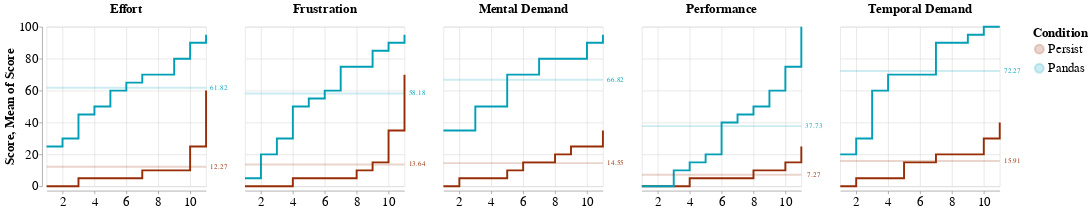

Here is the notebook cell this chart was saved with:
### Markdown cell above
# Workload: Plotting an Empirical CDF for the TLX Results (Paper Figure)

**Figure `workload`**

We are plotting an [Empirical Cumulative Distribution Function](https://en.wikipedia.org/wiki/Empirical_distribution_function) to show our results.

### Code cell
fontSize = 20

base = alt.Chart().mark_tick(orient="horizontal", thickness=3, opacity=1).encode(
    x=alt.X("Index:Q", title=None).sort('y').axis(titleFontSize=fontSize, labelFontSize=fontSize),
    y=alt.Y("Score:Q").axis(titleFontSize=fontSize, labelFontSize=fontSize),
    color=alt.Color("Condition:N").sort(["Persist", "Pandas"]).scale(alt.Scale(range=[PERSIST_COLOR, PANDAS_COLOR])).legend(labelFontSize=fontSize, titleFontSize=fontSize, symbolStrokeWidth=3, symbolSize=200),
).properties(
    height=250,
    width=250
)

# base

line_chart = base.mark_line(
    interpolate="step-after",
  strokeWidth=3
)

mean_overlay = alt.Chart().mark_rule(strokeWidth=3, opacity=0.2).encode(
    y="mean(Score):Q",
    color=alt.Color("Condition:N").sort(["Persist", "Pandas"]).scale(alt.Scale(range=[PERSIST_COLOR, PANDAS_COLOR])).legend(labelFontSize=fontSize, titleFontSize=fontSize, symbolStrokeWidth=3, symbolSize=200),
)

value_overlay = alt.Chart().mark_text(dx=20).encode(
    text=alt.Text("mean(Score):Q", format=".2f"),
    x=alt.datum(11),
    y="mean(Score):Q",
    color=alt.Color("Condition:N").sort(["Persist", "Pandas"]).scale(alt.Scale(range=[PERSIST_COLOR, PANDAS_COLOR])).legend(labelFontSize=fontSize, titleFontSize=fontSize, symbolStrokeWidth=3, symbolSize=200),
)

(line_chart + value_overlay + mean_overlay).transform_fold(
    list(filter(lambda x: "Physical" not in x, dims)),
    as_=["ScoreType", "Score"]
).transform_window(
  sort=[alt.SortField('Score', order='ascending')],
  groupby=['Condition', 'ScoreType'],
  Index="row_number()"
).facet(
    column=alt.Column("ScoreType:N",  title=None, header=alt.Header(labelFontWeight="bold", labelFontSize=fontSize)),
    data=tlx_df
)

### Figure 1 — Vega-Lite specification as saved in the notebook (floating-point values rounded to 4 significant figures)
{"config": {"view": {"continuousWidth": 300, "continuousHeight": 300}}, "data": {"name": "data-b02e5c03410ee7475d45b4787ec09db2"}, "facet": {"column": {"field": "ScoreType", "header": {"labelFontSize": 20, "labelFontWeight": "bold"}, "title": null, "type": "nominal"}}, "spec": {"layer": [{"mark": {"type": "line", "interpolate": "step-after", "strokeWidth": 3}, "encoding": {"color": {"field": "Condition", "legend": {"labelFontSize": 20, "titleFontSize": 20, "symbolStrokeWidth": 3, "symbolSize": 200}, "scale": {"range": ["#972D07", "#009FB7"]}, "sort": ["Persist", "Pandas"], "type": "nominal"}, "x": {"axis": {"titleFontSize": 20, "labelFontSize": 20}, "field": "Index", "sort": "y", "title": null, "type": "quantitative"}, "y": {"axis": {"titleFontSize": 20, "labelFontSize": 20}, "field": "Score", "type": "quantitative"}}}, {"mark": {"type": "text", "dx": 20}, "encoding": {"color": {"field": "Condition", "legend": {"labelFontSize": 20, "titleFontSize": 20, "symbolStrokeWidth": 3, "symbolSize": 200}, "scale": {"range": ["#972D07", "#009FB7"]}, "sort": ["Persist", "Pandas"], "type": "nominal"}, "text": {"aggregate": "mean", "field": "Score", "format": ".2f", "type": "quantitative"}, "x": {"datum": 11}, "y": {"aggregate": "mean", "field": "Score", "type": "quantitative"}}}, {"mark": {"type": "rule", "opacity": 0.2, "strokeWidth": 3}, "encoding": {"color": {"field": "Condition", "legend": {"labelFontSize": 20, "titleFontSize": 20, "symbolStrokeWidth": 3, "symbolSize": 200}, "scale": {"range": ["#972D07", "#009FB7"]}, "sort": ["Persist", "Pandas"], "type": "nominal"}, "y": {"aggregate": "mean", "field": "Score", "type": "quantitative"}}}], "height": 250, "transform": [{"fold": ["Mental Demand", "Temporal Demand", "Performance", "Effort", "Frustration"], "as": ["ScoreType", "Score"]}, {"window": [{"op": "row_number", "field": "", "as": "Index"}], "groupby": ["Condition", "ScoreType"], "sort": [{"field": "Score", "order": "ascending"}]}], "width": 250}, "$schema": "https://vega.github.io/schema/vega-lite/v5.16.3.json", "datasets": {"data-b02e5c03410ee7475d45b4787ec09db2": [{"PID": 1, "Order": 1, "Condition": "Persist", "Dataset": "Avalanche", "Mental Demand": 5, "Physical Demand": 0, "Temporal Demand": 5, "Performance": 0, "Effort": 5, "Frustration": 0}, {"PID": 1, "Order": 2, "Condition": "Pandas", "Dataset": "Video Games", "Mental Demand": 90, "Physical Demand": 0, "Temporal Demand": 100, "Performance": 60, "Effort": 95, "Frustration": 85}, {"PID": 2, "Order": 1, "Condition": "Pandas", "Dataset": "Avalanche", "Mental Demand": 35, "Physical Demand": 0, "Temporal Demand": 60, "Performance": 10, "Effort": 50, "Frustration": 5}, {"PID": 2, "Order": 2, "Condition": "Persist", "Dataset": "Video Games", "Mental Demand": 5, "Physical Demand": 0, "Temporal Demand": 0, "Performance": 5, "Effort": 5, "Frustration": 0}, {"PID": 3, "Order": 1, "Condition": "Persist", "Dataset": "Video Games", "Mental Demand": 25, "Physical Demand": 40, "Temporal Demand": 30, "Performance": 5, "Effort": 25, "Frustration": 35}, {"PID": 3, "Order": 2, "Condition": "Pandas", "Dataset": "Avalanche", "Mental Demand": 70, "Physical Demand": 65, "Temporal Demand": 90, "Performance": 15, "Effort": 70, "Frustration": 75}, {"PID": 4, "Order": 1, "Condition": "Pandas", "Dataset": "Video Games", "Mental Demand": 70, "Physical Demand": 0, "Temporal Demand": 30, "Performance": 50, "Effort": 60, "Frustration": 55}, {"PID": 4, "Order": 2, "Condition": "Persist", "Dataset": "Avalanche", "Mental Demand": 15, "Physical Demand": 0, "Temporal Demand": 15, "Performance": 10, "Effort": 10, "Frustration": 15}, {"PID": 5, "Order": 1, "Condition": "Persist", "Dataset": "Avalanche", "Mental Demand": 0, "Physical Demand": 5, "Temporal Demand": 15, "Performance": 5, "Effort": 5, "Frustration": 5}, {"PID": 5, "Order": 2, "Condition": "Pandas", "Dataset": "Video Games", "Mental Demand": 95, "Physical Demand": 5, "Temporal Demand": 100, "Performance": 100, "Effort": 90, "Frustration": 75}, {"PID": 6, "Order": 1, "Condition": "Pandas", "Dataset": "Avalanche", "Mental Demand": 80, "Physical Demand": 5, "Temporal Demand": 70, "Performance": 0, "Effort": 45, "Frustration": 20}, {"PID": 6, "Order": 2, "Condition": "Persist", "Dataset": "Video Games", "Mental Demand": 35, "Physical Demand": 0, "Temporal Demand": 5, "Performance": 5, "Effort": 0, "Frustration": 5}, {"PID": 7, "Order": 1, "Condition": "Persist", "Dataset": "Video Games", "Mental Demand": 20, "Physical Demand": 5, "Temporal Demand": 20, "Performance": 25, "Effort": 10, "Frustration": 10}, {"PID": 7, "Order": 2, "Condition": "Pandas", "Dataset": "Avalanche", "Mental Demand": 80, "Physical Demand": 50, "Temporal Demand": 90, "Performance": 75, "Effort": 80, "Frustration": 95}, {"PID": 8, "Order": 1, "Condition": "Persist", "Dataset": "Avalanche", "Mental Demand": 25, "Physical Demand": 0, "Temporal Demand": 40, "Performance": 10, "Effort": 60, "Frustration": 0}, {"PID": 8, "Order": 2, "Condition": "Pandas", "Dataset": "Video Games", "Mental Demand": 80, "Physical Demand": 0, "Temporal Demand": 95, "Performance": 40, "Effort": 65, "Frustration": 60}, {"PID": 9, "Order": 1, "Condition": "Pandas", "Dataset": "Video Games", "Mental Demand": 50, "Physical Demand": 5, "Temporal Demand": 20, "Performance": 20, "Effort": 25, "Frustration": 30}, {"PID": 9, "Order": 2, "Condition": "Persist", "Dataset": "Avalanche", "Mental Demand": 5, "Physical Demand": 10, "Temporal Demand": 5, "Performance": 0, "Effort": 10, "Frustration": 5}, {"PID": 10, "Order": 1, "Condition": "Persist", "Dataset": "Avalanche", "Mental Demand": 10, "Physical Demand": 0, "Temporal Demand": 20, "Performance": 0, "Effort": 0, "Frustration": 5}, {"PID": 10, "Order": 2, "Condition": "Pandas", "Dataset": "Video Games", "Mental Demand": 50, "Physical Demand": 30, "Temporal Demand": 70, "Performance": 45, "Effort": 70, "Frustration": 90}, {"PID": 11, "Order": 1, "Condition": "Pandas", "Dataset": "Avalanche", "Mental Demand": 35, "Physical Demand": 0, "Temporal Demand": 70, "Performance": 0, "Effort": 30, "Frustration": 50}, {"PID": 11, "Order": 2, "Condition": "Persist", "Dataset": "Video Games", "Mental Demand": 15, "Physical Demand": 0, "Temporal Demand": 20, "Performance": 15, "Effort": 5, "Frustration": 70}]}}
